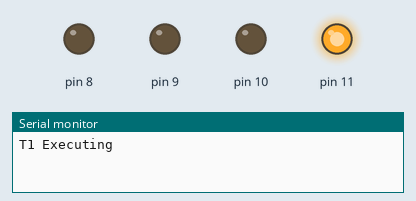
This sketch was run on a simulated Arduino Uno, built with avr-gcc and run on an emulated ATmega328P. Shown: output pins drawn as LEDs (lit = HIGH), the last lines printed to the serial monitor.

Above: at 1.5 s.
At 4.5 s:
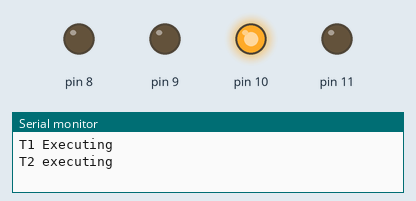
At 7.5 s:
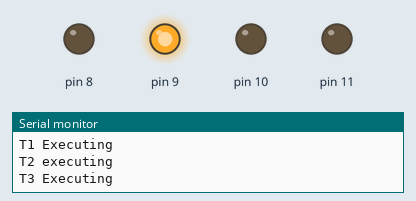
At 10.5 s:
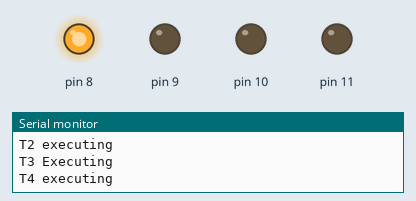
Timing chart, 0 to 15.6 s (numbered marks = the images above):
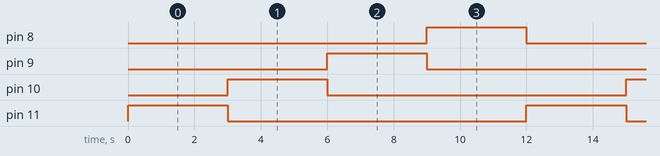

Measured:
- by itself, pin 8–11: alternates HIGH for 3.0 s and LOW for 9.0 s
- by itself, everything shown: repeats every 12.0 s, in 4 steps

The sketch:

FCFS_LED.ino
```cpp
#include <Arduino_FreeRTOS.h>


void T1( void *pvParameters );
void T2( void *pvParameters );
void T3( void *pvParameters );
void T4( void *pvParameters );

int i=4,j=1,k=2,z=3;

void loop() {}


void setup() {
  Serial.begin(9600);
  pinMode(11,OUTPUT);
  pinMode(10,OUTPUT);
  pinMode(9,OUTPUT);
  pinMode(8,OUTPUT);
  xTaskCreate( T1, ( const char * ) "T1", 1024, NULL, 1 , NULL );
  xTaskCreate( T2, ( const char * ) "T2", 1024, NULL, 2 , NULL );
  xTaskCreate( T3, ( const char * ) "T3", 1024, NULL, 3 , NULL );
  xTaskCreate( T4, ( const char * ) "T4", 1024, NULL, 4 , NULL );
  vTaskStartScheduler();
}


/*-----------------------------------------------------------*/

void T1( void *pvParameters )
{
  (void) pvParameters;
  while(1)
  {
   digitalWrite(11,HIGH);
   digitalWrite(10,LOW);
   digitalWrite(9,LOW);
   digitalWrite(8,LOW);
   Serial.print("T1 Executing");
   Serial.println("");
   vTaskDelay( 3000*i / portTICK_PERIOD_MS );
  }
}


void T2( void *pvParameters )
{
  (void) pvParameters;
  while(1)
  {
     vTaskDelay( 3000*j / portTICK_PERIOD_MS );
     digitalWrite(11,LOW);
     digitalWrite(10,HIGH);
     digitalWrite(9,LOW);
     digitalWrite(8,LOW);
    Serial.print("T2 executing");
    Serial.println("");
    j = 4;
  }
}


void T3( void *pvParameters )
{

  (void) pvParameters;
  while(1)
  {
     vTaskDelay( 3000*k / portTICK_PERIOD_MS );
        digitalWrite(11,LOW);
   digitalWrite(10,LOW);
   digitalWrite(9,HIGH);
   digitalWrite(8,LOW);
   Serial.print("T3 Executing\n");
   Serial.println("");
   k = 4;
  }
}

void T4( void *pvParameters )
{
  unsigned long i = 0;
  while(1)
  {
    vTaskDelay( 3000 * z / portTICK_PERIOD_MS );
        digitalWrite(11,LOW);
    digitalWrite(10,LOW);
    digitalWrite(9,LOW);
    digitalWrite(8,HIGH);
    Serial.print("T4 executing");
    Serial.println("");
    z = 4;
  }
}
```
